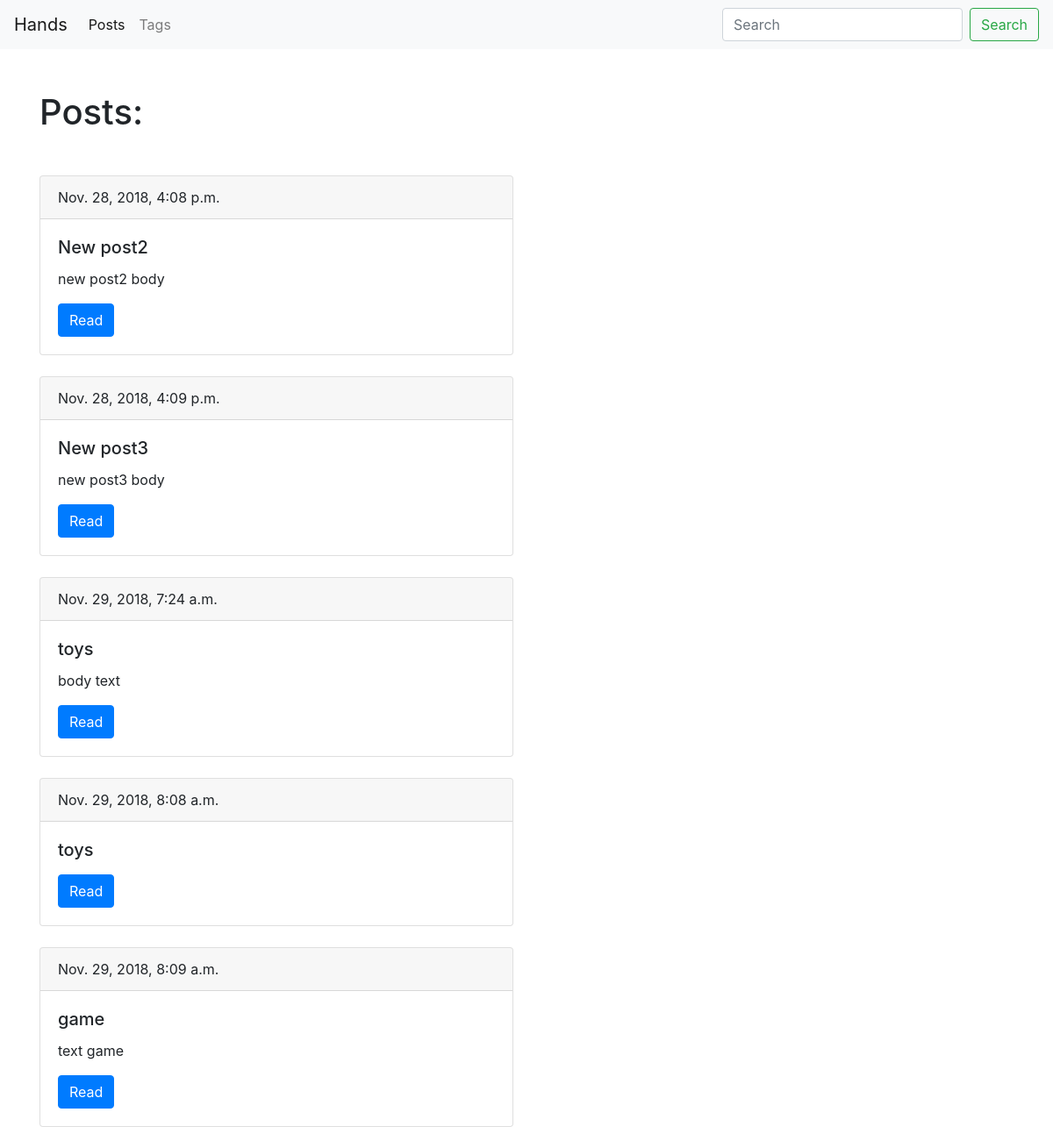
Screenshot of /blog/ with the database file from the repository.
### blog/models.py (models this page shows, shortened)
class Post(models.Model):
    title = models.CharField(max_length=150,db_index=True)
    slug = models.SlugField(max_length=150, unique=True)
    body = models.TextField(blank=True,db_index=True)
    date_pub = models.DateTimeField(auto_now_add=True)
    tags = models.ManyToManyField('Tag', blank=True, related_name='posts')
    def get_absolute_url(self):
        return reverse('post_detail_url',kwargs={'slug':self.slug})

### blog/views.py (the view)
# urls.py: path('', post_list, name='post_list_url'),
def post_list(request):
    posts = Post.objects.all()
    return render(request, 'blog/index.html', context={'posts': posts})

### blog/templates/blog/index.html (shortened to what this page needs)
{% extends 'blog/base_page.html' %}
{% block content %}
    <h1 class="mb-5">Posts:</h1>
    {% for post in posts %}
        <div class="card mb-4">
            <div class="card-header">
                {{ post.date_pub }}
            </div>
            <div class="card-body">
                <h5 class="card-title">{{ post.title }}</h5>
                <p class="card-text">{{ post.body|truncatewords:15 }}</p>
                <a href="{{ post.get_absolute_url }}" class="btn btn-primary">Read</a>
            </div>
        </div>
    {% endfor %}
{% endblock %}

### blog/templates/blog/base_page.html
{% extends 'base.html' %}

### templates/base.html (shortened to what this page needs)
<!DOCTYPE html>
<html lang='en'>
<head>
    <link rel="stylesheet" href="https://stackpath.bootstrapcdn.com/bootstrap/4.1.3/css/bootstrap.min.css">
</head>
<body>
    <nav class="navbar navbar-expand-lg navbar-light bg-light">
        <a class="navbar-brand" href="#">Hands</a>
        <div class="collapse navbar-collapse" id="navbarSupportedContent">
            <ul class="navbar-nav mr-auto">
                <li class="nav-item active">
                    <a class="nav-link" href="{% url 'post_list_url' %}">Posts <span class="sr-only">(current)</span></a>
                </li>
                <li class="nav-item">
                    <a class="nav-link" href="{% url 'tags_list_url' %}">Tags</a>
                </li>
            </ul>
            <form class="form-inline my-2 my-lg-0">
                <input class="form-control mr-sm-2" type="search" placeholder="Search" aria-label="Search">
                <button class="btn btn-outline-success my-2 my-sm-0" type="submit">Search</button>
            </form>
        </div>
    </nav>
    <div class="container mt-5">
        <div class="row">
            <div class="col-6 offset-mb-2">
                {% block content %}{% endblock %}
            </div>
        </div>
    </div>
</body>
</html>

### rows the page displays
Post: date_pub "Nov. 28, 2018, 4:08 p.m.", title "New post2", body "new post2 body"
Post: date_pub "Nov. 28, 2018, 4:09 p.m.", title "New post3", body "new post3 body"
Post: date_pub "Nov. 29, 2018, 7:24 a.m.", title "toys", body "body text"
Post: date_pub "Nov. 29, 2018, 8:08 a.m.", title "toys"
Post: date_pub "Nov. 29, 2018, 8:09 a.m.", title "game", body "text game"
